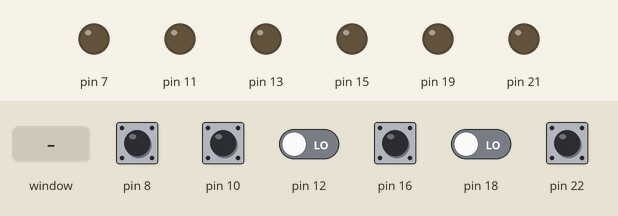
The program below on a simulated Raspberry Pi (header pin numbers). On the bench: output pins drawn as LEDs (lit = HIGH). The test bench sets the inputs (shaded band); at power-on: pin 8, pin 10, pin 12, pin 16, pin 18, pin 22 LOW. Random numbers come from a fixed seed; the desktop window is not drawn, its controls go by their first labels and the mouse button is held 0.15 s; message boxes are confirmed after 1 s.

Above: at 1.2 s.
1.3 s: control labelled "Select" in the window clicked
4.3 s: pin 8 pulled HIGH for 0.15 s
7.3 s: pin 10 pulled HIGH for 0.15 s
At 8.3 s:
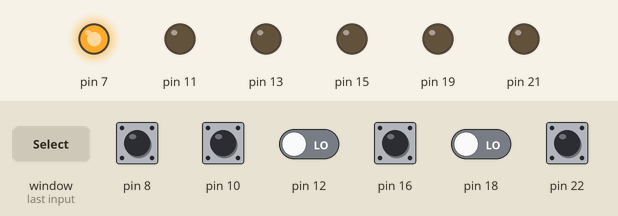
8.9 s: pin 16 pulled HIGH for 0.15 s
At 9.6 s:
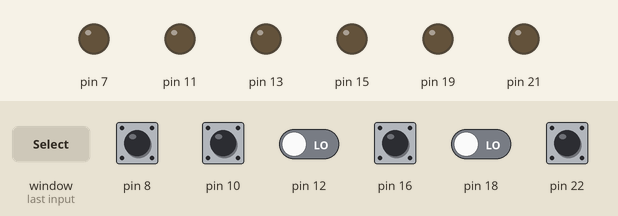
10.5 s: pin 22 pulled HIGH for 0.15 s
At 12.0 s:
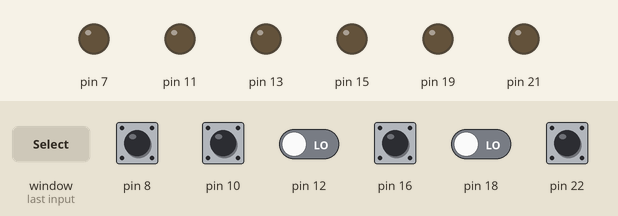
Timing chart, 0 to 13.1 s (numbered marks = the images above; inputs shaded):
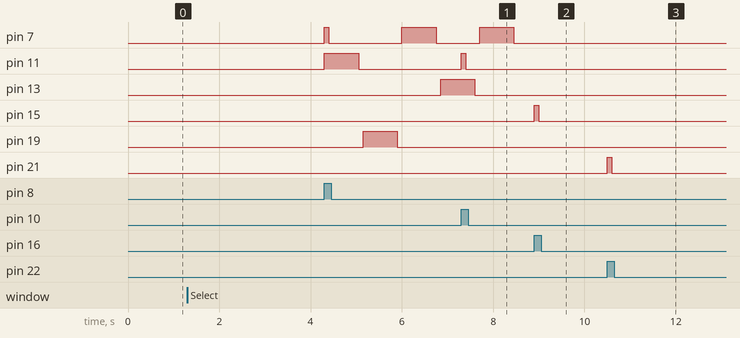

The program:

led_game.py
```python
"""
LED Button Game with a GUI
requires a breadboard,leds and buttons
sometimes there is some lag between when the buttons are pushed and when they register
Made by Martin Ye
"""

"""
Import statements
"""
import RPi.GPIO as GPIO
from random import randint
from time import sleep
from Tkinter import *
import tkMessageBox as box

#setting the Tkinter GUI window
window = Tk()
window.title("LED Game")

frame = Frame(window)
"""
Setting up input/output pins on the pi
"""
#GPIO settings
GPIO.setwarnings(False)
GPIO.setmode(GPIO.BOARD)

#set up leds as outputs
GPIO.setup(7,GPIO.OUT)
GPIO.setup(11,GPIO.OUT)
GPIO.setup(13,GPIO.OUT)
GPIO.setup(15,GPIO.OUT)
GPIO.setup(19,GPIO.OUT)
GPIO.setup(21,GPIO.OUT)

#set up buttons as inputs
GPIO.setup(8,GPIO.IN,pull_up_down = GPIO.PUD_DOWN)
GPIO.setup(10,GPIO.IN,pull_up_down = GPIO.PUD_DOWN)
GPIO.setup(12,GPIO.IN,pull_up_down = GPIO.PUD_DOWN)
GPIO.setup(16,GPIO.IN,pull_up_down = GPIO.PUD_DOWN)
GPIO.setup(18,GPIO.IN,pull_up_down = GPIO.PUD_DOWN)
GPIO.setup(22,GPIO.IN,pull_up_down = GPIO.PUD_DOWN)

#dictionaries that links the GPIO pins to the numbering
leds = {'0':7,'1':11,'2':13,'3':15,'4':19,'5':21}
buttons = {8:'0',10:'1',12:'2',16:'3',18:'4',22:'5'}

#global variables needed
answer = []
plyr = []
amount = 5
blink_time = 0.75
pressed = 0


#creates the mode by changing amount of leds flashing and blink_time
def create_mode(mode):
    global amount, blink_time, create_mode
    if mode == "Easy":
        amount = 5
        blink_time = 0.75
        return mode
    elif mode == "Hard":
        amount = 7
        blink_time = 0.5
        return mode
    elif mode == "Chronic Sadness":
        amount = 9
        blink_time = 0.2
        return mode
    else:
        book = "Easy"
        return book


#generates sequence and flashes lights
def play():
    #generates the sequence of led flashes
    for i in range(amount):
        led = randint(0,5)
        answer.append(str(led))

    #flashes on and off. On time depends on difficulty, off time is set at 0.1 seconds
    for led in answer:
        GPIO.output(leds[led], True)
        sleep(blink_time)
        GPIO.output(leds[led], False)
        sleep(0.1)


#gets input from player, checks it and outputs result
def check_answer():
    global pressed,answer,plyr,amount,blink_time

    #this will make sure the code waits until the player finishes entering the buttons
    while pressed < amount:
        True

    #checks if player was correct
    if plyr == answer:
        box.showinfo("Game Status","You got it correct! Good job!")
    else:
        box.showinfo("Game Status","You suck.\nYou entered:\n" + str(plyr) + "\nThe answer is\n" + str(answer))

    #reset values
    answer = []
    plyr = []
    amount = 5
    blink_time = 0.75
    pressed = 0


#checks input from buttons, returns a list
#when the led flashes, that means it registered
def button_press(channel):
    global plyr, pressed
    plyr.append(buttons[channel])
    GPIO.output(leds[buttons[channel]],True)
    sleep(0.1)
    GPIO.output(leds[buttons[channel]],False)
    pressed += 1


"""
function that runs when the dialogue box is open
apparently nothing else in the code runs when the dialogue box is open, which is why
literally everything happens in this function
"""
def dialog():
    global amount
    #ask player to make selections
    box.showinfo("Selection", "Your Choice: \n" + book.get() + "\n\nLights will start flashing 2 seconds after you press OK")
    create_mode(book.get())
    #pause for 2 seconds to give player chance to look at breadboard
    sleep(2)
    #flash the lights
    play()
    box.showinfo("Answer","Please press OK, then enter the correct sequence.")
    #check input and output answers and stuff
    check_answer()

"""
Adding event handlers for when buttons are pressed
"""

#set callback handlers for the button presses
GPIO.add_event_detect(8,  GPIO.RISING, callback=button_press,bouncetime=250)
GPIO.add_event_detect(10, GPIO.RISING, callback=button_press,bouncetime=250)
GPIO.add_event_detect(12, GPIO.RISING, callback=button_press,bouncetime=250)
GPIO.add_event_detect(16, GPIO.RISING, callback=button_press,bouncetime=250)
GPIO.add_event_detect(18, GPIO.RISING, callback=button_press,bouncetime=250)
GPIO.add_event_detect(22, GPIO.RISING, callback=button_press,bouncetime=250)


"""
Text for dialogue box and formatting
"""
txt1 = Label(window, text = "WELCOME TO LIGHT FLASHY GAME")
txt2 = Label(window, text = "A sequence of LED's will flash on and off.")
txt3 = Label(window, text = "After the lights finish flashing, press the buttons below in the correct order.")
txt4 = Label(window, text = "When you input the sequence, the corresponding light will light up.")
txt5 = Label(window, text = "Wait for the LED to turn off before pressing the next button.")
txt6 = Label(window, text = "If no difficulty is selected, it will default to Easy.")
txt7 = Label(window, text = "Select your difficulty: ")

txt1.pack(padx = 100, pady = 10)
txt2.pack(padx = 100, pady = 10)
txt3.pack(padx = 100, pady = 10)
txt4.pack(padx = 100, pady = 10)
txt5.pack(padx = 100, pady = 10)
txt6.pack(padx = 100, pady = 10)
txt7.pack(padx = 100, pady = 10)

#close button
btn_sel = Button(window, text = "Select", command = dialog)

#store the selections
book = StringVar()
"""
setting up the choices (radio buttons)
"""
#set up options for selections
radio_1 = Radiobutton(frame, text = "Easy", variable = book, value = "Easy")
radio_2 = Radiobutton(frame, text = "Hard", variable = book, value = "Hard")
radio_3 = Radiobutton(frame, text = "Chronic Sadness", variable = book, value = "Chronic Sadness")

#button
btn_sel.pack(side = RIGHT)
radio_1.pack(side = LEFT)
radio_2.pack(side = LEFT)
radio_3.pack(side = LEFT)
frame.pack(padx = 20, pady = 20)

#open dialogue box
window.mainloop()
```

Measured:
- after the input at 1.3 s, every drawn part: stays the same
- after the input at 7.3 s, pin 11: LOW → HIGH at once, → LOW 0.10 s later
- after the input at 8.9 s, pin 15: LOW → HIGH at once, → LOW 0.10 s later
- after the input at 10.5 s, pin 21: LOW → HIGH at once, → LOW 0.10 s later
